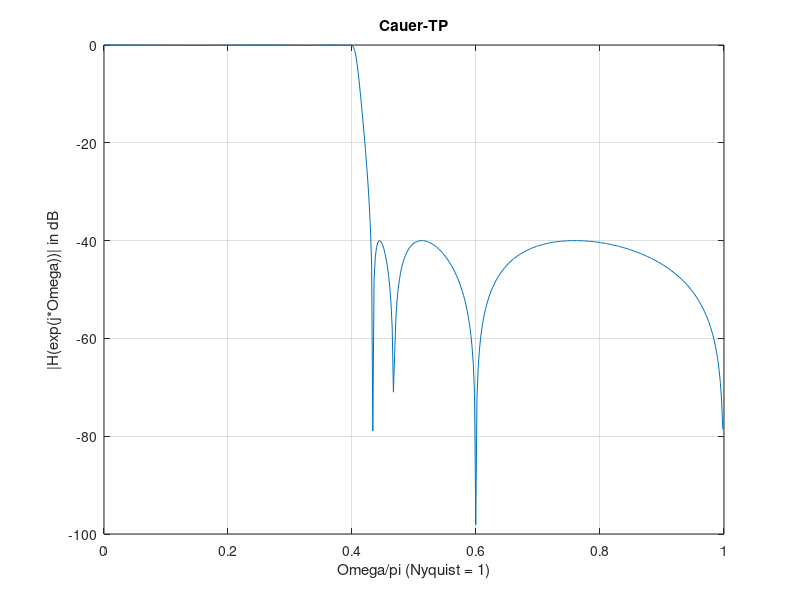

Write MATLAB code to recreate this figure. (Note: this script raises an error after producing the figure.)
% ##############################################################################
% ##  Loesung:  Quantisierung der Filterkoeffizienten                         ##
% ##  ----------------------------------------------------------------------  ##
% ##  Benoetigte(s) m-File(s):  lfxquant.m, lcoefrnd.m, lcascade.m            ##
% ##############################################################################

% #####  Teilaufgabe a:  Cauer Tiefpass  #####
[b a] = ellip(7, 0.1, 40, 0.4);
[H W] = freqz(b,a,512);

% # grafische Ausgabe # %
figure; 
plot(W/pi,20*log10(abs(H))); 
grid; 
xlabel('Omega/pi (Nyquist = 1)'); 
ylabel('|H(exp(j*Omega))| in dB'); 
title('Cauer-TP');

% #####  Teilaufgabe b:  Filterkoeffizienten quantisieren  #####
[b a] = ellip(7, 0.1, 40, 0.4);
[H W] = freqz(b,a,512);
[bq nb] = lcoefrnd(b,8);
[aq na] = lcoefrnd(a,8);
Hq = nb/na*freqz(bq,aq,512);

% # grafische Ausgabe # %
figure; 
plot(W/pi,20*log10(abs(H))); 
hold on; 
plot(W/pi,20*log10(abs(Hq)),'-.'); 
hold off; 
grid; 
title('- unquantisierte Koeff.,  -. 8 Bit quantisierte Koeff.'); 
xlabel('Omega/pi (Nyquist = 1)');
ylabel('|H(exp(j*Omega))| in dB');

% #####  Teilaufgabe c:  minimale Wortlaenge bestimmen  #####
[b a] = ellip(7,0.1,40,0.4);   % Filter entwerfen
[H W] = freqz(b,a,512);        % unquantisierte Uebertragungsfunktion
v_laenge = [8,12,16];

for l=v_laenge
    [bq,nb] = lcoefrnd(b,l);     % Koeffizienten mit l Bits quantisieren
    [aq,na] = lcoefrnd(a,l);
    Hq = nb/na*freqz(bq,aq,512); % quantisierte Uebertragungsfunktion
    
    % # grafische Ausgabe # %
    % Durchlassbereich
    figure;                      
    plot(W(1:208)/pi,20*log10(abs(H(1:208)))); 
    axis([0 0.5 -1.4 0.3]); 
    grid; 
    hold on;
    plot(W(1:208)/pi,-0.15*ones(size(Hq(1:208))),'w' ); %Toleranzgrenzen darstellen
    plot(W(1:208)/pi,+0.15*ones(size(Hq(1:208))),'w' );
    plot(W(1:208)/pi,20*log10(abs(Hq(1:208))),'--'); 
    hold off;
    xlabel('Omega/pi (Nyquist = 1)');
    ylabel('|H(exp(j*Omega))| in dB');
    string = sprintf('Durch.: - unquantisiert,  -- quantisiert mit %d Bits', l);
    title(string);
    
    % Sperrbereich
    figure;                      
    plot(W(215:512)/pi,20*log10(abs(H(215:512)))); 
    hold on;
    plot(W(215:512)/pi,20*log10(abs(Hq(215:512))),'--');
    plot(W(215:512)/pi,-38*ones(size(Hq(215:512))),'w' ); 
    grid;
    hold off; 
    xlabel('Omega/pi (Nyquist = 1)'); 
    ylabel('|H(exp(j*Omega))| in dB');
    string = sprintf('Sperr.: - unquantisiert,  -- quantisiert mit %d Bits', l);
    title(string);
end

% #####  Teilaufgabe d:  Filterkoeffizienten quantisieren  #####
[b a] = ellip(7,0.1,40,0.4);  % Filter entwerfen
[B A] = lcascade(b,a);        % unquantisierte Uebertragungsfunktion in
                              % 3-ter kanonischer Form berechnen
[m n] = size(B);              % Produkt der Uebertragungsfunkt. der Teilsysteme
Hi = zeros(512,m);

for k=1:m;
    Hi(:,k) = freqz(B(k,:),A(k,:),512);
end
H3k = Hi(:,1) .* Hi(:,2) .* Hi(:,3) .* Hi(:,4);
Bq = zeros(size(B));          % Vektoren initialisieren
Aq = Bq;
nb = zeros(m,1);
na = nb;
v_laenge=[12];

for l=v_laenge

    for k = 1:m;         % Koeffizienten der Teilsysteme mit l Bits quantisieren
        [Bq(k,:),nb(k)] = lcoefrnd(B(k,:),l);
        [Aq(k,:),na(k)] = lcoefrnd(A(k,:),l);
    end
    Hq = zeros(512,m);          % quantisierte Gesamtuebertragungsfunktion

    for k=1:m
        Hq(:,k) = nb(k)/na(k)*freqz(Bq(k,:),Aq(k,:),512);
    end
    Hqg = Hq(:,1) .* Hq(:,2) .* Hq(:,3) .* Hq(:,4);

    % # grafische Ausgabe # %
    % Durchlassbereich
    figure;                     
    plot(W(1:208)/pi,20*log10(abs(H3k(1:208))));
    axis([0 0.5 -1.4 0.3]); 
    grid; 
    hold on;
    %Toleranzgrenzen darstellen
    plot(W(1:208)/pi,-0.15*ones(size(Hqg(1:208))),'w' ); 
    plot(W(1:208)/pi,+0.15*ones(size(Hqg(1:208))),'w' );
    plot(W(1:208)/pi,20*log10(abs(Hqg(1:208))),'--'); 
    hold off;
    xlabel('Omega/pi (Nyquist = 1)'); 
    ylabel('|H(exp(j*Omega))| in dB');
    string = sprintf('3. Kanonische: Durch.: - unquantisiert,  -- quantisiert mit %d Bits', l);
    title(string);
    
    % Sperrbereich
    figure;                     
    plot(W(215:512)/pi,20*log10(abs(H3k(215:512)))); 
    hold on;
    plot(W(215:512)/pi,20*log10(abs(Hqg(215:512))),'--');
    plot(W(215:512)/pi,-38*ones(size(Hqg(215:512))),'w' ); 
    grid; 
    hold off;
    xlabel('Omega/pi (Nyquist = 1)'); 
    ylabel('|H(exp(j*Omega))| in dB');
    string = sprintf('3. Kanonische: Sperr.: - unquantisiert,  -- quantisiert mit %d Bits', l);
    title(string);
end
% #####  EOF  #####
